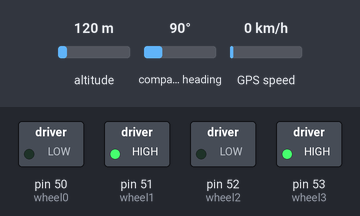
Simulated run of this sketch. Board: Arduino Mega 2560, built with avr-gcc and run on an emulated ATmega2560. Shown: switched loads named in the sketch (green lamp = pin HIGH). The inputs (shaded band) are chosen by the test bench; at power-on: compass heading 90°, altitude 120 m, GPS speed 0 km/h. The GPS gets a fix after 3 s at 37.7749, -122.4194 with 8 satellites; what the sketch prints to the serial monitor is not drawn. At 6.0 s the program stops and its outputs stay as they are.

Above: at 2.2 s.
2.3 s: compass heading set to 7°
At 3.9 s:
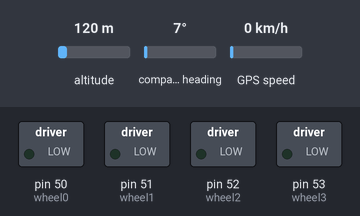
5.3 s: compass heading set to 90°
At 6.3 s:
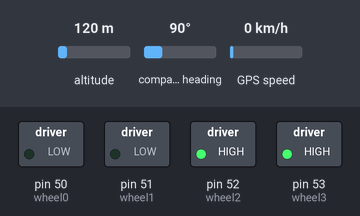
Timing chart, 0 to 7.5 s (numbered marks = the images above; inputs shaded):
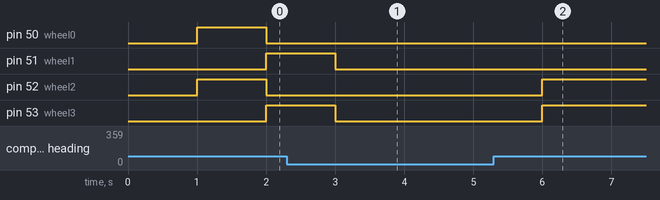

The sketch:

turn_to_zero.ino
```cpp
#include <Adafruit_GPS.h>

  #define wheel0 50 // Initialize pins to drive wheels
  #define wheel1 51
  #define wheel2 52
  #define wheel3 53

// what's the name of the hardware serial port?
#define GPSSerial Serial3

// Connect to the GPS on the hardware port
Adafruit_GPS GPS(&GPSSerial);

// Set GPSECHO to 'false' to turn off echoing the GPS data to the Serial console
// Set to 'true' if you want to debug and listen to the raw GPS sentences
#define GPSECHO true

uint32_t timer = millis();

void setup() {
  pinMode(wheel0, OUTPUT);//Define wheel as output
  pinMode(wheel1, OUTPUT);//Define  as output
  pinMode(wheel2, OUTPUT);//Define  as output
  pinMode(wheel3, OUTPUT);//Define  as output
  // put your setup code here, to run once:
  // connect at 115200 so we can read the GPS fast enough and echo without dropping chars
  // also spit it out
  Serial.begin(115200);
  Serial.println("Adafruit GPS library basic parsing test!");

  // 9600 NMEA is the default baud rate for Adafruit MTK GPS's- some use 4800
  GPS.begin(9600);
  // uncomment this line to turn on RMC (recommended minimum) and GGA (fix data) including altitude
  GPS.sendCommand(PMTK_SET_NMEA_OUTPUT_RMCGGA);
  // uncomment this line to turn on only the "minimum recommended" data
  //GPS.sendCommand(PMTK_SET_NMEA_OUTPUT_RMCONLY);
  // For parsing data, we don't suggest using anything but either RMC only or RMC+GGA since
  // the parser doesn't care about other sentences at this time
  // Set the update rate
  GPS.sendCommand(PMTK_SET_NMEA_UPDATE_1HZ); // 1 Hz update rate
  // For the parsing code to work nicely and have time to sort thru the data, and
  // print it out we don't suggest using anything higher than 1 Hz

  // Request updates on antenna status, comment out to keep quiet
  GPS.sendCommand(PGCMD_ANTENNA);

  delay(1000);

  // Ask for firmware version
  GPSSerial.println(PMTK_Q_RELEASE);

}

void loop() {
  // put your main code here, to run repeatedly:

  char c = GPS.read();
    // if you want to debug, this is a good time to do it!
    if (GPSECHO)
      if (c) Serial.print(c);
    // if a sentence is received, we can check the checksum, parse it...
    if (GPS.newNMEAreceived()) {
      // a tricky thing here is if we print the NMEA sentence, or data
      // we end up not listening and catching other sentences!
      // so be very wary if using OUTPUT_ALLDATA and trying to print out data
      Serial.print(GPS.lastNMEA()); // this also sets the newNMEAreceived() flag to false
      if (!GPS.parse(GPS.lastNMEA())) // this also sets the newNMEAreceived() flag to false
        return; // we can fail to parse a sentence in which case we should just wait for another
    }

  Serial.println(GPS.angle);
  if (GPS.fix){
    while(abs(GPS.angle - 0) > 45.0) {
      //turn right
      digitalWrite(wheel0, LOW); // Turn left wheels back, right wheels forward
      digitalWrite(wheel1, LOW);
      digitalWrite(wheel2, HIGH);
      digitalWrite(wheel3, HIGH);
    }
    digitalWrite(wheel0, LOW); // Turn wheels off
    digitalWrite(wheel1, LOW);
    digitalWrite(wheel2, LOW);
    digitalWrite(wheel3, LOW);
  }
  else{
    //move back and forth to get fix
    digitalWrite(wheel0, HIGH); // Turn wheels all on
    digitalWrite(wheel1, LOW);
    digitalWrite(wheel2, HIGH);
    digitalWrite(wheel3, LOW);
    delay(1000);
    digitalWrite(wheel0, LOW); // backwards
    digitalWrite(wheel1, HIGH);
    digitalWrite(wheel2, LOW);
    digitalWrite(wheel3, HIGH);
    delay(1000);
  }

  digitalWrite(wheel0, LOW); // Turn wheels off
  digitalWrite(wheel1, LOW);
  digitalWrite(wheel2, LOW);
  digitalWrite(wheel3, LOW);

}
```

Measured:
- after the input at 2.3 s, pin 52 (wheel2): stays LOW (without the input it goes to HIGH after 0.70 s); pin 53 (wheel3): HIGH → LOW after 0.70 s
- after the input at 5.3 s, pin 52 (wheel2), pin 53 (wheel3): LOW → HIGH after 0.70 s
